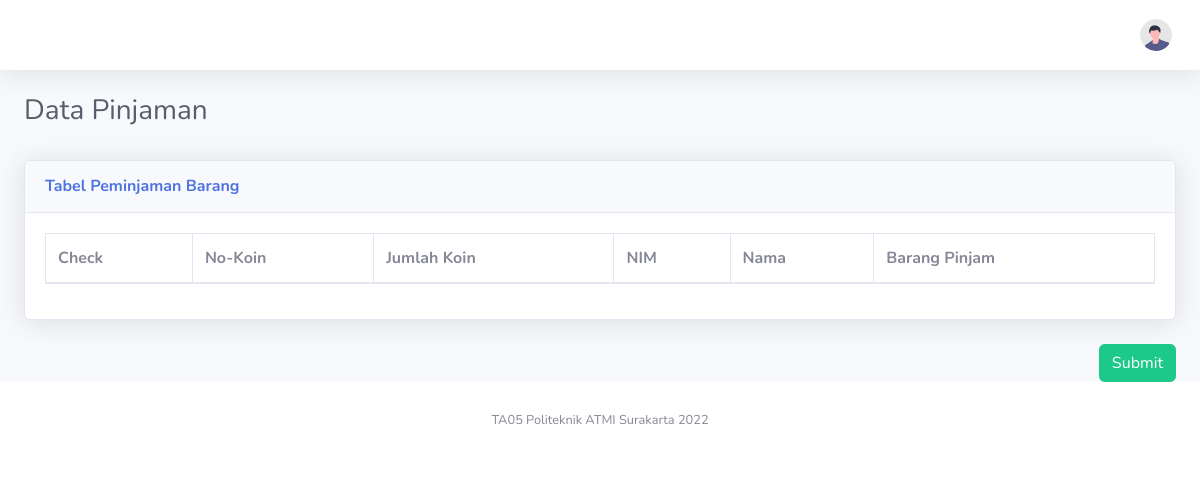
/app/views/webchecker/formchecker/index.php, run on an earlier commit of the app's database.
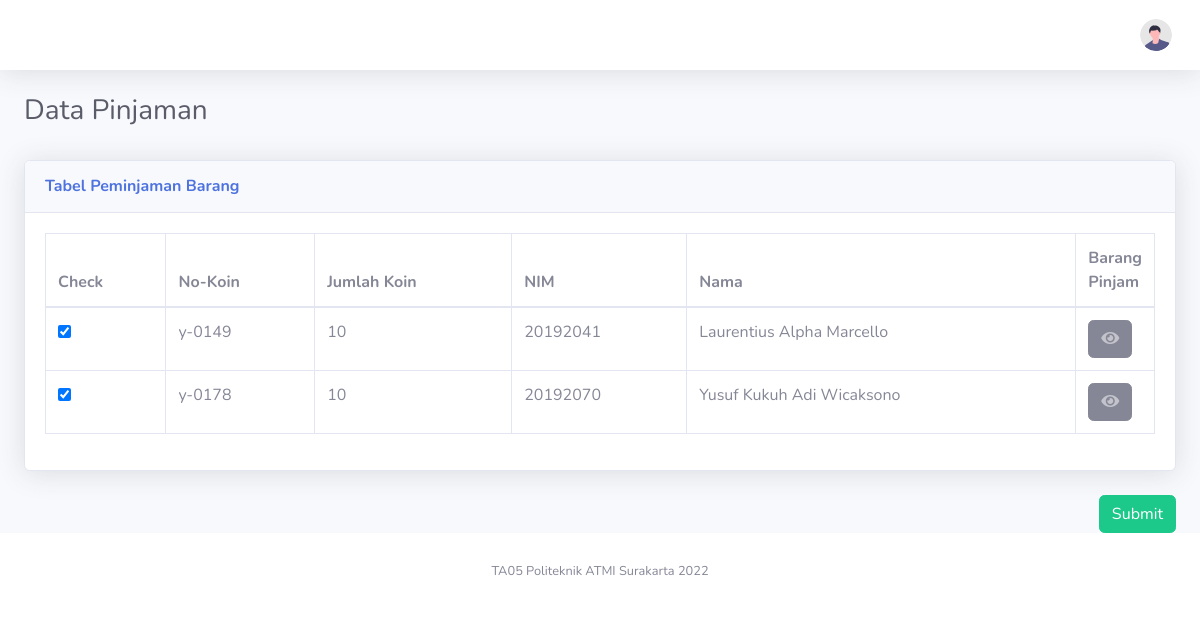
And on a later commit of the database.
### tables this page shows
CREATE TABLE `user` (
  `User_id` int(100) NOT NULL,
  `User_nama` varchar(100) NOT NULL,
  `User_prodi` text NOT NULL,
  `User_email` varchar(100) NOT NULL,
  `User_pin` varchar(10) NOT NULL,
  `User_tag` varchar(20) NOT NULL,
  `User_koin` int(10) NOT NULL,
  `User_foto` varchar(100) NOT NULL,
  `User_nokoin` varchar(100) NOT NULL,
  `User_level_id` int(11) NOT NULL,
  `User_lab_id` int(11) NOT NULL
);

### app/views/webchecker/formchecker/index.php (the view, shortened to what the changed rows need)
<?php
	require_once __DIR__.('/../../function.php');
?>
<!DOCTYPE html>
<html lang="en">
<head>
    <link href="<?= BASEURL; ?>/plugins/datetimepicker/jquery.datetimepicker.min.css" rel="stylesheet" />
    <link href="<?= BASEURL; ?>/vendor/fontawesome-free/css/all.css" rel="stylesheet" type="text/css">
    <link href="<?= BASEURL; ?>/css/sb-admin-2.css" rel="stylesheet">
    <link href="<?= BASEURL; ?>/vendor/datatables/dataTables.bootstrap4.css" rel="stylesheet">
    <link rel="stylesheet" type="text/css"
        href="<?= BASEURL; ?>/plugins/DataTables/DataTables-1.11.5/css/dataTables.bootstrap4.css">
</head>
<body id="page-top">
    <div id="wrapper">
        <div id="content-wrapper" class="d-flex flex-column">
            <div id="content">
                <div class="container-fluid">
                    <br>
                    <form action="" method="post" enctype="multipart/form-data">
                        <div class="card shadow mb-4">
                            <div class="card-body">
                                <div class="table-responsive">
                                    <table id="dataTable" class="table table-bordered" width="100%" cellspacing="0">
                                        <thead>
                                            <tr>
                                                <th>Check</th>
                                                <th>No-Koin</th>
                                                <th>Jumlah Koin</th>
                                                <th>NIM</th>
                                                <th>Nama</th>
                                                <th>Barang Pinjam</th>
                                            </tr>
                                        </thead>
                                        <tbody>
                                            <tr>
                                                <?php
                                            $ambildatamahasiswa= mysqli_query($conn, "SELECT DISTINCT User_id,User_nama,User_nokoin,User_koin,Pinjam_user_tag FROM user
                                            LEFT JOIN pinjam ON user.User_tag=pinjam.Pinjam_user_tag
                                            WHERE User_level_id='3' ORDER BY User_nokoin");
                                            while ($data = mysqli_fetch_array($ambildatamahasiswa)) {
                                                $idmahasiswa    = $data['User_id'];
                                                $namamahasiswa  = $data['User_nama'];
                                                $nokoin         = $data['User_nokoin'];
                                                $jumlahkoin     = $data['User_koin'];
                                                $tagmahasiswa   = $data['Pinjam_user_tag'];
                                                if($jumlahkoin == '10'){
                                                    $status =
                                                "<div class='form-check'>
                                                <input class='form-check-input' type='checkbox' value='1'
                                                    id='flexCheckChecked' name='koin_$idmahasiswa'checked>
                                                <label class='form-check-label' for='flexCheckChecked'>
                                                </label>
                                                </div>";
                                                }
                                            ?>
                                                <td><?= $status; ?></td>
                                                <td><?= $nokoin; ?></td>
                                                <td><?= $jumlahkoin; ?></td>
                                                <td><?= $idmahasiswa; ?></td>
                                                <td><?= $namamahasiswa; ?></td>
                                                <td style="width: 5%;">
                                                    <span>
                                                        <button type="button" class="btn btn-secondary"
                                                            data-toggle="modal" data-target="#view<?= $tagmahasiswa; ?>"
                                                            style="">
                                                            <span class="icon text-white-50">
                                                                <i class="fas fa-eye"></i>
                                                            </span>
                                                        </button>
                                                    </span>
                                                </td>
                                            </tr>
                                            <?php
                                                }
                                        ?>
                                        </tbody>
                                    </table>
                                </div>
                            </div>
                        </div>
                    </form>
                </div>
            </div>
        </div>
    </div>
</body>
</html>

What changed in the data, as far as the page shows it:
added user: User_nokoin "y-0149", User_koin "10", User_id "20192041", User_nama "Laurentius Alpha Marcello"
added user: User_nokoin "y-0178", User_koin "10", User_id "20192070", User_nama "Yusuf Kukuh Adi Wicaksono"
